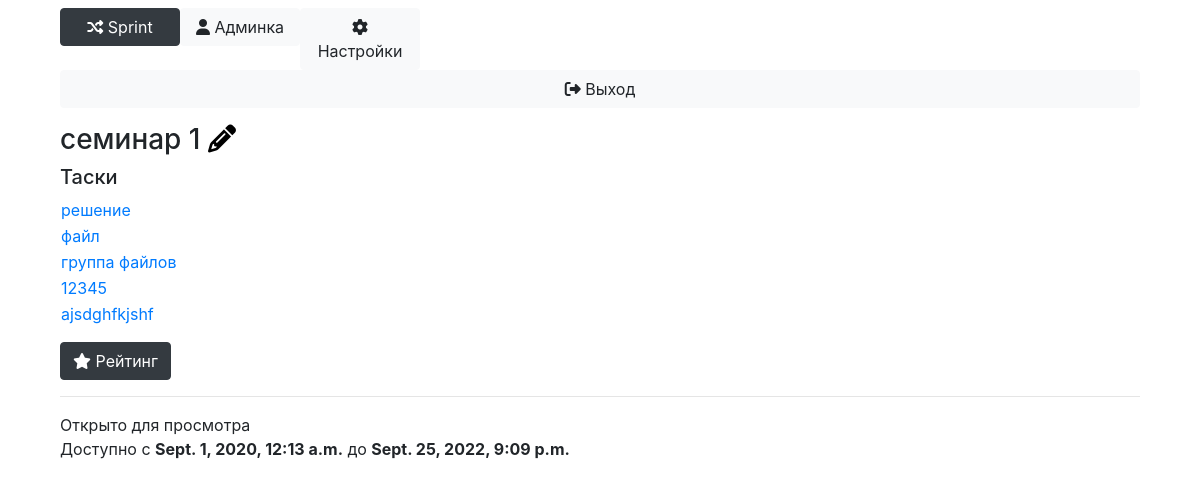
Page /block?id=46 (signed in) on the committed database.
### Main/models.py (models this page shows, shortened)
class Block(models.Model):
    name = models.TextField()
    course = models.ForeignKey(Course, on_delete=models.CASCADE)
    time_start = models.DateTimeField()
    time_end = models.DateTimeField()
    opened = models.BooleanField(default=False)
    show_rating = models.BooleanField(default=True)
    @property
    def tasks(self):
        return Task.objects.filter(block=self)

class Task(models.Model):
    name = models.TextField()
    block = models.ForeignKey(Block, on_delete=models.CASCADE)
    legend = models.TextField(default='')
    input = models.TextField(default='')
    output = models.TextField(default='')
    specifications = models.TextField(default='')
    time_limit = models.IntegerField(default=10000)
    weight = models.FloatField(default=1.0)
    max_mark = models.IntegerField(default=10)
    max_solutions_count = models.IntegerField(default=10)
    show_result = models.BooleanField(default=True)
    show_details = models.BooleanField(default=False)
    full_solution = models.BooleanField(default=False)
    mark_formula = models.TextField(default='None')

### Main/views.py (the view)
# urls.py: path('block', views.block),
def block(request):
    current_block = Block.objects.get(id=request.GET['id'])
    if not check_permission_block(request.user, current_block):
        return HttpResponseRedirect('/main')
    return render(request, 'block.html', context={'Block': current_block,
                                                  'is_admin': check_admin(request.user),
                                                  'can_edit': check_admin_on_course(request.user, current_block.course),
                                                  'user': request.user})

### Main/context_processors.py (called while the page is built)
def attributes(request):
	return {
		'current_page': 'settings' if '/settings' == request.path else 'admin' if '/admin/' in request.path else 'main',
		'is_admin': check_admin(request.user)
	}

### Main/main.py (called while the page is built)
def check_login(user):
    return user.is_authenticated

def check_admin(user):
    if check_teacher(user):
        return True
    if not check_login(user):
        return False
    return len(Subscribe.objects.filter(user=user, is_assistant=True)) > 0

def check_teacher(user):
    return user.is_staff and check_login(user)

def courses_available(user):
    if user.is_superuser:
        return Course.objects.all()
    else:
        return [s.course for s in Subscribe.objects.filter(user=user)]

def blocks_available(user):
    courses = courses_available(user)
    blocks = {}
    is_admin = check_admin(user)
    for course in courses:
        if is_admin:
            blocks[course] = Block.objects.filter(
                course=course
            )
        else:
            blocks[course] = Block.objects.filter(
                opened=True,
                time_start__lte=timezone.now(),
                course=course
            )
    return blocks

def check_permission_block(user, block):
    blocks = blocks_available(user)
    for course in blocks.keys():
        if block in blocks[course]:
            return True
    return False

def check_admin_on_course(user, course):
    if user.is_superuser:
        return True
    try:
        s = Subscribe.objects.get(user=user, course=course)
    except ObjectDoesNotExist:
        return False
    return s.is_assistant or user.is_staff

### Main/templatetags/filters.py (called while the page is built)
@register.filter('mark_for_task')
def mark_for_task(task, user):
    try:
        return int(list(Solution.objects.filter(task=task, user=user, mark__isnull=False))[-1].mark * 10 / task.max_mark)
    except IndexError:
        return -1

@register.filter('marked')
def marked(mark):
    return mark != -1

### templates/block.html (shortened to what this page needs)
{% extends 'base.html' %}
{% load filters %}
{% block content %}
    <h3>{{ Block.name }} {% if can_edit %}<a style="color: black;" href="/admin/block?id={{ Block.id }}"><i class="fa fa-pencil"></i></a> {% endif %}</h3>
    <h5>Таски</h5>
    <table>
        {% for task in Block.tasks %}
            <tr>
                <td>
                    <a href="/task?id={{ task.id }}">{{ task.name }}</a>
                </td>
                <td>
                </td>
            </tr>
        {% endfor %}
    </table>
    <a href="/rating?block_id={{ Block.id }}" class="btn btn-dark" style="margin-top: 15px;"><i class="fa fa-star"></i> Рейтинг</a>
    <hr>
    {% if Block.opened %}
        Открыто для просмотра
    {% else %}
        Закрыто для просмотра
    {% endif %}
    <br>Доступно с <b>{{ Block.time_start }}</b> до <b>{{ Block.time_end }}</b>
{% endblock %}

### rows in the picture
Block: name "семинар 1", time_start "Sept. 1, 2020, 12:13 a.m.", time_end "Sept. 25, 2022, 9:09 p.m."
Task: name "решение"
Task: name "файл"
Task: name "группа файлов"
Task: name "12345"
Task: name "ajsdghfkjshf"
